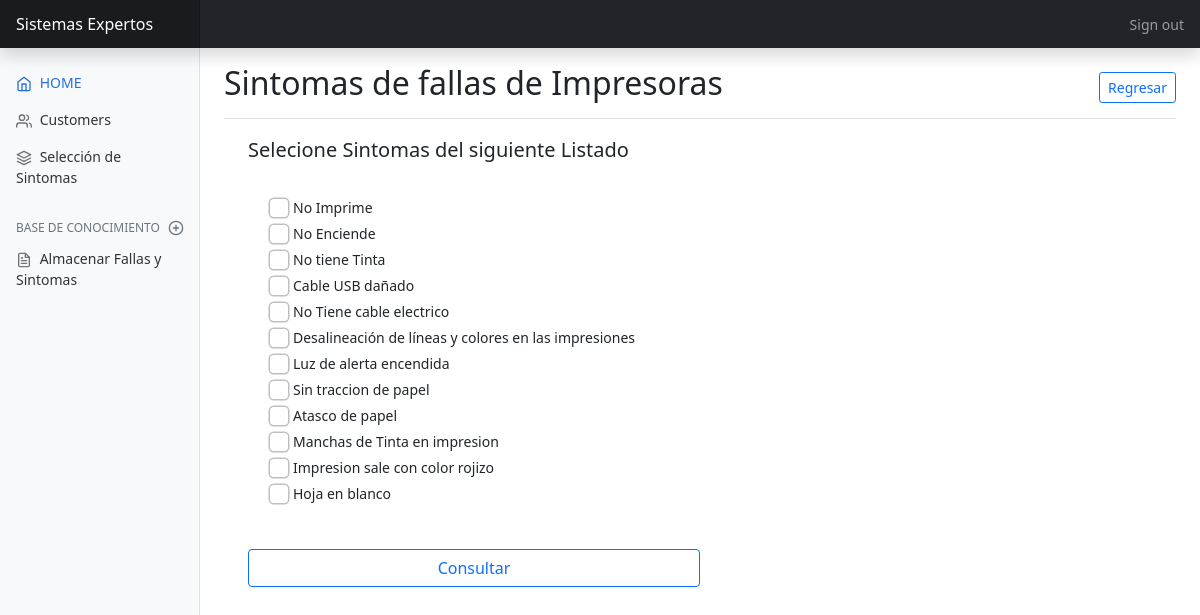
Screenshot of /diagnosticar.php with the database file from the repository.
### tables this page shows
CREATE TABLE `sintomas_falla` (
  `id_sintoma` int NOT NULL AUTO_INCREMENT,
  `sintoma_descrip` varchar(100) NOT NULL,
  PRIMARY KEY (`id_sintoma`)
);

### diagnosticar.php (the view, shortened to what this page needs)
<?php
include './crud_conn_bd/conexion2.php';
?>
<!doctype html>
<html lang="en">
<head>
    <link href="./assets/heroes.css" rel="stylesheet">
    <link href="./assets/dist/css/bootstrap.min.css" rel="stylesheet">
    <link href="./assets/dashboard.css" rel="stylesheet">
</head>
<body>
    <header class="navbar navbar-dark sticky-top bg-dark flex-md-nowrap p-0 shadow">
        <a class="navbar-brand col-md-3 col-lg-2 me-0 px-3" href="./Index2.php">Sistemas Expertos</a>
        <div class="navbar-nav">
            <div class="nav-item text-nowrap">
                <a class="nav-link px-3" href="./Index2.php">Sign out</a>
            </div>
        </div>
    </header>
    <div class="container-fluid">
        <div class="row">
            <nav id="sidebarMenu" class="col-md-3 col-lg-2 d-md-block bg-light sidebar collapse">
                <div class="position-sticky pt-3">
                    <ul class="nav flex-column">
                        <li class="nav-item">
                            <a class="nav-link active" aria-current="page" href="./Index2.php">
                                <span data-feather="home"></span>
                                HOME
                            </a>
                        </li>
                        <li class="nav-item">
                            <a class="nav-link" href="#">
                                <span data-feather="users"></span>
                                Customers
                            </a>
                        </li>
                        <li class="nav-item">
                            <a class="nav-link" href="./diagnosticar.php">
                                <span data-feather="layers"></span>
                                Selección de Sintomas
                            </a>
                        </li>
                    </ul>
                    <h6 class="sidebar-heading d-flex justify-content-between align-items-center px-3 mt-4 mb-1 text-muted">
                        <span>Base de Conocimiento</span>
                        <a class="link-secondary" href="#" aria-label="Add a new report">
                            <span data-feather="plus-circle"></span>
                        </a>
                    </h6>
                    <ul class="nav flex-column mb-2">
                        <li class="nav-item">
                            <a class="nav-link" href="./grabar.php">
                                <span data-feather="file-text"></span>
                                Almacenar Fallas y Sintomas
                            </a>
                        </li>
                    </ul>
                </div>
            </nav>
            <main class="col-md-9 ms-sm-auto col-lg-10 px-md-4">
                <div class="d-flex justify-content-between flex-wrap flex-md-nowrap align-items-center pt-3 pb-2 mb-3 border-bottom">
                    <h1 class="h2">Sintomas de fallas de Impresoras</h1>
                    <div class="btn-toolbar mb-2 mb-md-0">
                        <button type="button" onclick="location.href='./Index2.php'" class="btn btn-sm btn-outline-primary">
                            Regresar
                        </button>
                    </div>
                </div>
                <div class="container ">
                    <label class="lead" for="exampleFormControlSelect1">Selecione Sintomas del siguiente Listado</label>
                    <div>
                        <form method="POST" action="./descrip_falla.php" class="formD p-4 mt-2 mb-2">
                            <?php
                            $sql = "SELECT * FROM sintomas_falla ;";
                            $result = mysqli_query($conexion, $sql);
                            while ($row = mysqli_fetch_array($result)) {
                                echo '<div class="form-check">
                                            <input class="form-check-input" type="checkbox" value="' . $row['id_sintoma'] . '" id="id_sintoma" name="id_sintoma" >
                                            <label class="form-check-label" >' . $row['sintoma_descrip'] . '
                                            </label></div>';
                            }
                            ?>
                    </div>
                    <div class="form-group">
                        <button type="submit" id="consulta" class="btn btn-outline-primary col-6 mt-2">Consultar</button>
                    </div>
                </div>
            </main>
        </div>
    </div>
</body>
</html>

### assets/heroes.css (style rules this page uses)
input[type=checkbox] { transform: scale(2); }

### assets/dashboard.css (style rules this page uses)
body { font-size: .875rem; }
.feather { width: 16px; height: 16px; vertical-align: text-bottom; }
.sidebar { position: fixed; top: 0; bottom: 0; left: 0; z-index: 100; padding: 48px 0 0; box-shadow: inset -1px 0 0 rgba(0, 0, 0, .1); }
.sidebar .nav-link { font-weight: 500; color: #333; }
.sidebar .nav-link .feather { margin-right: 4px; color: #727272; }
.sidebar .nav-link.active { color: #2470dc; }
.sidebar .nav-link:hover .feather, .sidebar .nav-link.active .feather { color: inherit; }
.sidebar-heading { font-size: .75rem; text-transform: uppercase; }
.navbar-brand { padding-top: .75rem; padding-bottom: .75rem; font-size: 1rem; background-color: rgba(0, 0, 0, .25); box-shadow: inset -1px 0 0 rgba(0, 0, 0, .25); }

### diagnosticar.php (style rules this page uses)
input[type=checkbox] { transform: scale(1.5); }

### rows the page displays
sintomas_falla: sintoma_descrip "No Imprime"
sintomas_falla: sintoma_descrip "No Enciende"
sintomas_falla: sintoma_descrip "No tiene Tinta"
sintomas_falla: sintoma_descrip "Cable USB dañado"
sintomas_falla: sintoma_descrip "No Tiene cable electrico"
sintomas_falla: sintoma_descrip "Desalineación de líneas y colores en las impresiones"
sintomas_falla: sintoma_descrip "Luz de alerta encendida"
sintomas_falla: sintoma_descrip "Sin traccion de papel"
sintomas_falla: sintoma_descrip "Atasco de papel"
sintomas_falla: sintoma_descrip "Manchas de Tinta en impresion"
sintomas_falla: sintoma_descrip "Impresion sale con color rojizo"
sintomas_falla: sintoma_descrip "Hoja en blanco"
